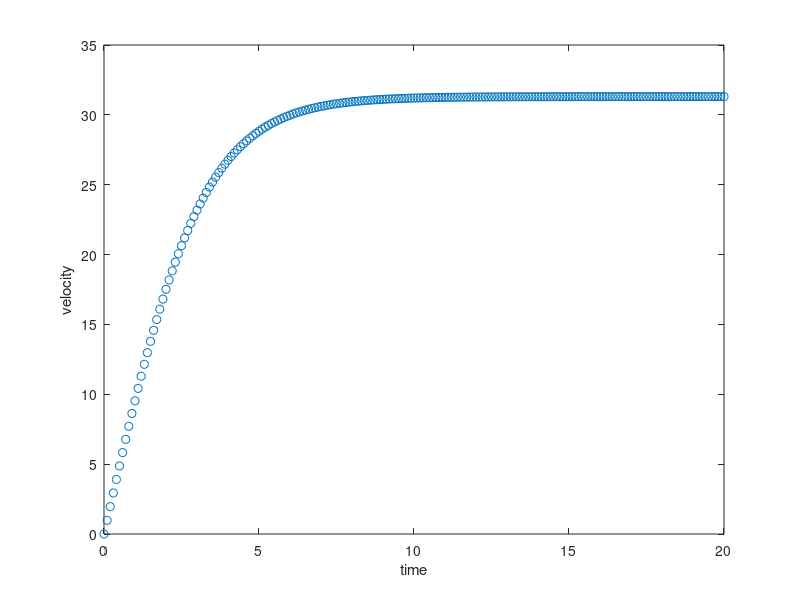

Reproduce this figure in MATLAB.
m = 10^-2 ;
k = 10^-4 ;
g = 9.8 ;

f = @(v) g - (k/m)*v^2 ;
h = 0.1 ;

v(1) = 0 ;
time(1) = 0 ;
s = 0 ;

it = 1 ;
for t = 0 : h : 20-h 
    m = f(v(it)) ;
    v(it + 1) = v(it) + h*m ;
    if t < 10
        s = s + v(it + 1)*h ;
    end
    
    it = it + 1 ;
    time(it) = t + h ;
end
    
plot (time , v , 'o') ;
xlabel ('time') ;
ylabel ('velocity') ;
disp (['The distance travelled is ' , num2str(s)]) ;
